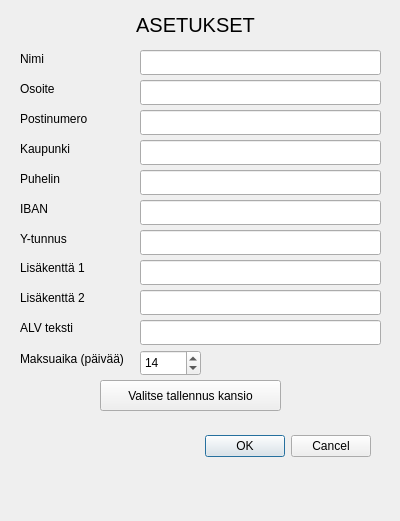
<?xml version="1.0" encoding="UTF-8"?>
<ui version="4.0">
 <class>SettingsDialog</class>
 <widget class="QDialog" name="SettingsDialog">
  <property name="geometry">
   <rect>
    <x>0</x>
    <y>0</y>
    <width>400</width>
    <height>521</height>
   </rect>
  </property>
  <property name="windowTitle">
   <string>Asetukset</string>
  </property>
  <widget class="QDialogButtonBox" name="buttonBox">
   <property name="geometry">
    <rect>
     <x>30</x>
     <y>430</y>
     <width>341</width>
     <height>32</height>
    </rect>
   </property>
   <property name="orientation">
    <enum>Qt::Horizontal</enum>
   </property>
   <property name="standardButtons">
    <set>QDialogButtonBox::Cancel|QDialogButtonBox::Ok</set>
   </property>
  </widget>
  <widget class="QLabel" name="label">
   <property name="geometry">
    <rect>
     <x>20</x>
     <y>50</y>
     <width>67</width>
     <height>17</height>
    </rect>
   </property>
   <property name="text">
    <string>Nimi</string>
   </property>
  </widget>
  <widget class="QLabel" name="label_2">
   <property name="geometry">
    <rect>
     <x>20</x>
     <y>80</y>
     <width>67</width>
     <height>17</height>
    </rect>
   </property>
   <property name="text">
    <string>Osoite</string>
   </property>
  </widget>
  <widget class="QLabel" name="label_3">
   <property name="geometry">
    <rect>
     <x>20</x>
     <y>110</y>
     <width>101</width>
     <height>17</height>
    </rect>
   </property>
   <property name="text">
    <string>Postinumero</string>
   </property>
  </widget>
  <widget class="QLabel" name="label_4">
   <property name="geometry">
    <rect>
     <x>20</x>
     <y>140</y>
     <width>67</width>
     <height>17</height>
    </rect>
   </property>
   <property name="text">
    <string>Kaupunki</string>
   </property>
  </widget>
  <widget class="QLabel" name="label_5">
   <property name="geometry">
    <rect>
     <x>20</x>
     <y>170</y>
     <width>67</width>
     <height>17</height>
    </rect>
   </property>
   <property name="text">
    <string>Puhelin</string>
   </property>
  </widget>
  <widget class="QLabel" name="label_6">
   <property name="geometry">
    <rect>
     <x>20</x>
     <y>200</y>
     <width>67</width>
     <height>17</height>
    </rect>
   </property>
   <property name="text">
    <string>IBAN</string>
   </property>
  </widget>
  <widget class="QLabel" name="label_7">
   <property name="geometry">
    <rect>
     <x>20</x>
     <y>230</y>
     <width>67</width>
     <height>17</height>
    </rect>
   </property>
   <property name="text">
    <string>Y-tunnus</string>
   </property>
  </widget>
  <widget class="QLineEdit" name="Name">
   <property name="geometry">
    <rect>
     <x>140</x>
     <y>50</y>
     <width>241</width>
     <height>25</height>
    </rect>
   </property>
  </widget>
  <widget class="QLineEdit" name="Address">
   <property name="geometry">
    <rect>
     <x>140</x>
     <y>80</y>
     <width>241</width>
     <height>25</height>
    </rect>
   </property>
  </widget>
  <widget class="QLineEdit" name="Postalnum">
   <property name="geometry">
    <rect>
     <x>140</x>
     <y>110</y>
     <width>241</width>
     <height>25</height>
    </rect>
   </property>
  </widget>
  <widget class="QLineEdit" name="City">
   <property name="geometry">
    <rect>
     <x>140</x>
     <y>140</y>
     <width>241</width>
     <height>25</height>
    </rect>
   </property>
  </widget>
  <widget class="QLineEdit" name="Phone">
   <property name="geometry">
    <rect>
     <x>140</x>
     <y>170</y>
     <width>241</width>
     <height>25</height>
    </rect>
   </property>
  </widget>
  <widget class="QLineEdit" name="iban">
   <property name="geometry">
    <rect>
     <x>140</x>
     <y>200</y>
     <width>241</width>
     <height>25</height>
    </rect>
   </property>
  </widget>
  <widget class="QLineEdit" name="ytunnus">
   <property name="geometry">
    <rect>
     <x>140</x>
     <y>230</y>
     <width>241</width>
     <height>25</height>
    </rect>
   </property>
  </widget>
  <widget class="QPushButton" name="chooseFolder_button">
   <property name="geometry">
    <rect>
     <x>100</x>
     <y>380</y>
     <width>181</width>
     <height>31</height>
    </rect>
   </property>
   <property name="text">
    <string>Valitse tallennus kansio</string>
   </property>
  </widget>
  <widget class="QLabel" name="label_8">
   <property name="geometry">
    <rect>
     <x>80</x>
     <y>10</y>
     <width>231</width>
     <height>31</height>
    </rect>
   </property>
   <property name="font">
    <font>
     <pointsize>15</pointsize>
    </font>
   </property>
   <property name="text">
    <string>ASETUKSET</string>
   </property>
   <property name="textFormat">
    <enum>Qt::RichText</enum>
   </property>
   <property name="scaledContents">
    <bool>false</bool>
   </property>
   <property name="alignment">
    <set>Qt::AlignCenter</set>
   </property>
  </widget>
  <widget class="QLabel" name="label_9">
   <property name="geometry">
    <rect>
     <x>20</x>
     <y>350</y>
     <width>141</width>
     <height>17</height>
    </rect>
   </property>
   <property name="text">
    <string>Maksuaika (päivää)</string>
   </property>
  </widget>
  <widget class="QSpinBox" name="Maksuaika">
   <property name="geometry">
    <rect>
     <x>140</x>
     <y>350</y>
     <width>61</width>
     <height>26</height>
    </rect>
   </property>
   <property name="minimum">
    <number>1</number>
   </property>
   <property name="maximum">
    <number>365</number>
   </property>
   <property name="value">
    <number>14</number>
   </property>
  </widget>
  <widget class="QLineEdit" name="field2">
   <property name="geometry">
    <rect>
     <x>140</x>
     <y>290</y>
     <width>241</width>
     <height>25</height>
    </rect>
   </property>
  </widget>
  <widget class="QLineEdit" name="field1">
   <property name="geometry">
    <rect>
     <x>140</x>
     <y>260</y>
     <width>241</width>
     <height>25</height>
    </rect>
   </property>
  </widget>
  <widget class="QLabel" name="label_10">
   <property name="geometry">
    <rect>
     <x>20</x>
     <y>260</y>
     <width>81</width>
     <height>16</height>
    </rect>
   </property>
   <property name="text">
    <string>Lisäkenttä 1</string>
   </property>
  </widget>
  <widget class="QLabel" name="label_11">
   <property name="geometry">
    <rect>
     <x>20</x>
     <y>290</y>
     <width>81</width>
     <height>16</height>
    </rect>
   </property>
   <property name="text">
    <string>Lisäkenttä 2</string>
   </property>
  </widget>
  <widget class="QLabel" name="label_12">
   <property name="geometry">
    <rect>
     <x>20</x>
     <y>320</y>
     <width>81</width>
     <height>16</height>
    </rect>
   </property>
   <property name="text">
    <string>ALV teksti</string>
   </property>
  </widget>
  <widget class="QLineEdit" name="alvText">
   <property name="geometry">
    <rect>
     <x>140</x>
     <y>320</y>
     <width>241</width>
     <height>25</height>
    </rect>
   </property>
  </widget>
 </widget>
 <tabstops>
  <tabstop>Name</tabstop>
  <tabstop>Address</tabstop>
  <tabstop>Postalnum</tabstop>
  <tabstop>City</tabstop>
  <tabstop>Phone</tabstop>
  <tabstop>iban</tabstop>
  <tabstop>ytunnus</tabstop>
  <tabstop>field1</tabstop>
  <tabstop>field2</tabstop>
  <tabstop>alvText</tabstop>
  <tabstop>Maksuaika</tabstop>
  <tabstop>chooseFolder_button</tabstop>
 </tabstops>
 <resources/>
 <connections/>
</ui>
